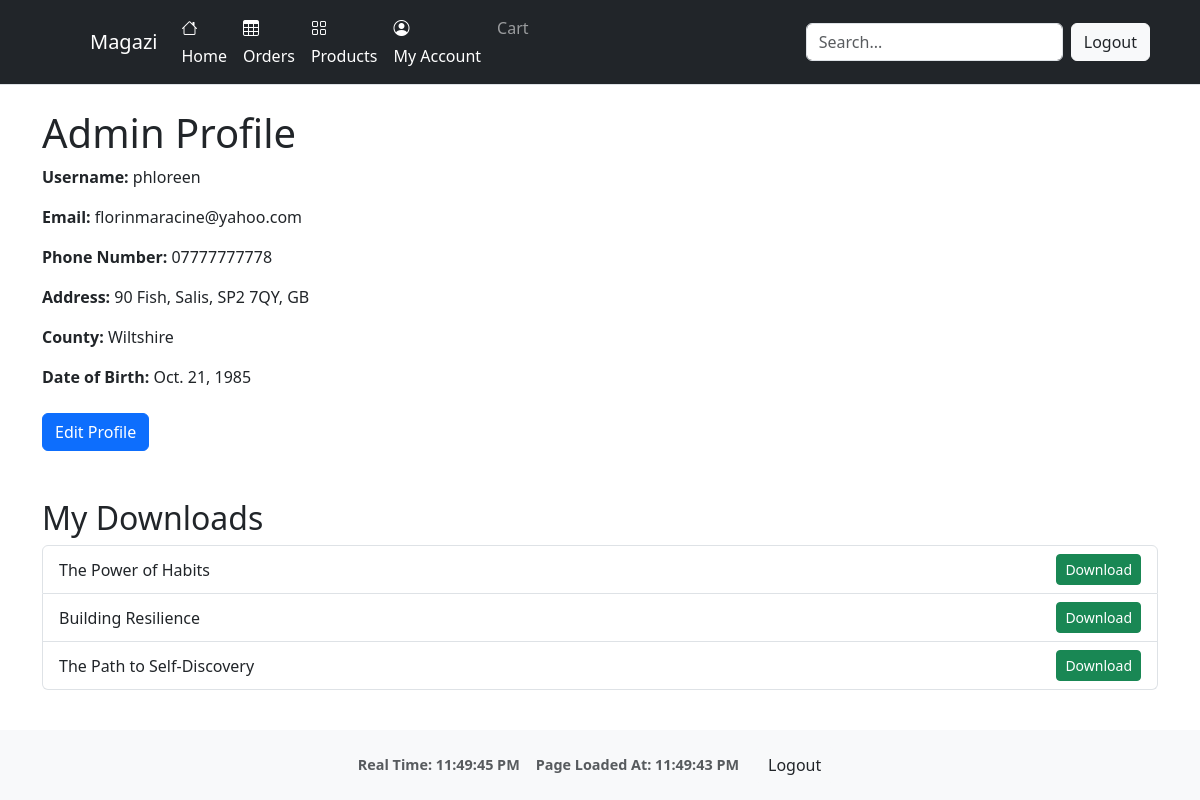
Page /profiles/my-profile/ (signed in) on the committed database.
### profiles/models.py (models this page shows, shortened)
class Profile(models.Model):
    user = models.OneToOneField(settings.AUTH_USER_MODEL, on_delete=models.CASCADE, related_name='profile')
    phone_number = models.CharField(max_length=20, blank=True)
    street_address = models.CharField(max_length=255, blank=True)
    city = models.CharField(max_length=50, blank=True)
    postcode = models.CharField(max_length=20, blank=True)
    country = CountryField(blank_label='(Select country)', blank=True, null=True)
    county = models.CharField(max_length=80, blank=True)
    bio = models.TextField(blank=True)
    profile_picture = models.ImageField(upload_to='profiles/', blank=True, null=True)
    date_of_birth = models.DateField(null=True, blank=True)
    def get_role(self):
        if self.user.is_staff:
            return "Admin"
        elif self.user.groups.filter(name="seller").exists():
            return "Seller"
        else:
            return "Client"

### products/models.py (models this page shows, shortened)
class Product(models.Model):
    name = models.CharField(max_length=255)
    description = models.TextField()
    price = models.DecimalField(max_digits=10, decimal_places=2)
    image = models.ImageField(upload_to='product_images/', null=True, blank=True)
    stock = models.PositiveIntegerField(default=0)
    digital_file = models.FileField(upload_to='digital_products/', blank=True, null=True)
    created_at = models.DateTimeField(auto_now_add=True)
    updated_at = models.DateTimeField(auto_now=True)

### profiles/views.py (the view)
# urls.py: path('my-profile/', views.my_profile, name='my_profile'),
@login_required
def my_profile(request):
    profile = request.user.profile
    user_orders = request.user.order_set.filter(status__in=['approved', 'delivered'])
    downloads_dict = {}
    for order in user_orders:
        for item in order.lineitems.all():
            if item.product.digital_file:
                if (item.product.id not in downloads_dict or
                    order.date > downloads_dict[item.product.id]['order_date']):
                    downloads_dict[item.product.id] = {
                        'product': item.product,
                        'order_number': order.order_number,
                        'order_date': order.date,
                    }
    downloads = list(downloads_dict.values())
    return render(request, 'profiles/my_profile.html', {'profile': profile, 'downloads': downloads})

### cart/context.py (called while the page is built, shortened)
def cart_summary(request):
    cart = request.session.get('cart', {})
    cart_items = []
    total = 0
    return {'cart_total': total, 'cart_items': cart_items}

### profiles/templates/profiles/my_profile.html (shortened to what this page needs)
{% extends "base.html" %}
{% load static %}
{% block content %}
<div class="container my-4">
    <h1>{{ request.user.profile.get_role }} Profile</h1>
    <p><strong>Username:</strong> {{ request.user.username }}</p>
    <p><strong>Email:</strong> {{ request.user.email }}</p>
    <p><strong>Phone Number:</strong> {{ profile.phone_number }}</p>
    <p><strong>Address:</strong> {{ profile.street_address }}, {{ profile.city }}, {{ profile.postcode }}, {{ profile.country }}</p>
    <p><strong>County:</strong> {{ profile.county }}</p>
    <p><strong>Date of Birth:</strong> {{ profile.date_of_birth }}</p>
    <div class="mt-4">
        <a href="{% url 'profiles:edit_profile' %}" class="btn btn-primary">Edit Profile</a>
    </div>
  <div class="mt-5">
    <h2>My Downloads</h2>
    {% if downloads %}
      <ul class="list-group">
        {% for download in downloads %}
          <li class="list-group-item d-flex justify-content-between align-items-center">
            <span>{{ download.product.name }}</span>
            <a href="{% url 'orders:download_product' download.order_number download.product.id %}" class="btn btn-sm btn-success">
              Download
            </a>
          </li>
        {% endfor %}
      </ul>
    {% else %}
      <p>You have not purchased any downloadable products yet.</p>
    {% endif %}
  </div>
</div>
{% endblock %}

### static/css/base_style.css (style rules this page uses)
html, body { min-height: 100vh; margin: 0; display: flex; flex-direction: column; }

### rows in the picture
Profile: phone_number "07777777778", street_address "90 Fish", city "Salis", postcode "SP2 7QY", country "GB", county "Wiltshire", date_of_birth "Oct. 21, 1985"
Product: product.name "The Power of Habits"
Product: product.name "Building Resilience"
Product: product.name "The Path to Self-Discovery"

### other values in the picture
{{ request.user.profile.get_role }} "Admin"
{{ request.user.username }} "phloreen"
{{ request.user.email }} "florinmaracine@yahoo.com"
